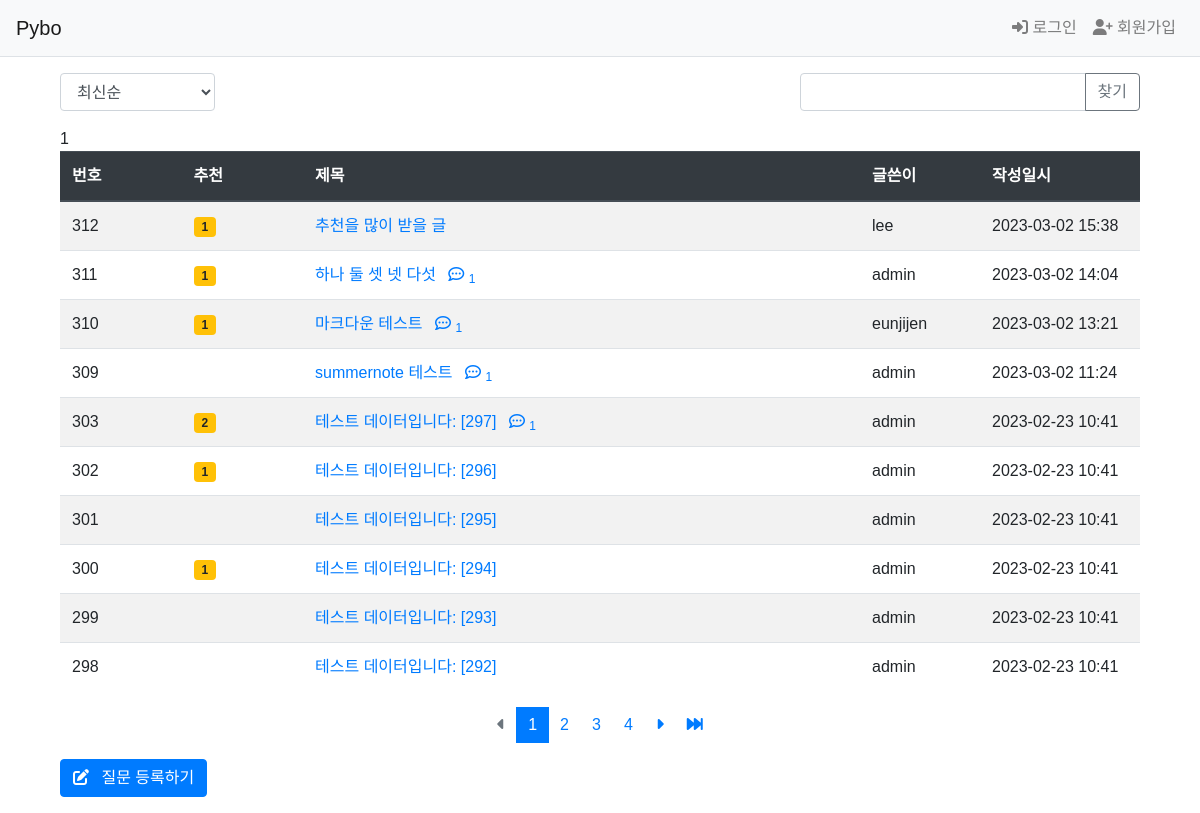
Screenshot of /pybo/ with the database file from the repository.
### pybo/models.py (models this page shows, shortened)
class Question(models.Model):
    author = models.ForeignKey(User, on_delete=models.CASCADE, related_name='author_question')
    subject = models.CharField('제목', max_length=200,
                               help_text='질문의 제목을 한 줄로 작성하세요.')
    content = models.TextField('내용', help_text='질문의 내용을 상세히 작성하세요.')
    create_date = models.DateTimeField('생성일')
    modify_date = models.DateTimeField(null=True, blank=True)
    voter=models.ManyToManyField(User, related_name='voter_question')

### pybo/views/base_views.py (the view, shortened to what this page needs)
# urls.py: path('', base_views.index, name='index'), # '/'에 해당되는 path
def index(request):
    page = request.GET.get('page', '1')
    kw = request.GET.get('kw','')
    so = request.GET.get('so', 'recent')  # 정렬 기준
    if so == 'recommend':
        question_list = Question.objects.annotate(
            num_voter = Count('voter')).order_by('-num_voter', '-create_date')
    elif so == 'popular':
        question_list = Question.objects.annotate(
            num_answer = Count('answer')).order_by('-num_answer', '-create_date')
    else:
        question_list = Question.objects.order_by('-create_date')
    paginator = Paginator(question_list, 10)  # 페이지당 10개씩
    page_obj = paginator.get_page(page)
    context = {
        'question_list': page_obj,
        'kw': kw,
        'page': page,
        'so': so
        }
    return render(request, 'pybo/question_list.html', context)

### templates/pybo/question_list.html (shortened to what this page needs)
{% extends 'base.html' %}
{% load pybo_filter %}
{% block content %}
  <div class="container my-3">
    <div class="row justify-content-between my-3">
      <div class="col-2">
        <select class="form-control so">
          <option value="recent" {% if so == 'recent' %} selected{% endif %}>최신순</option>
        </select>
      </div>
      <div class="col-4 input-group">
        <input type="text" class="form-control kw" value="{{ kw|default_if_none:'' }}">
        <div class="input-group-append">
          <button class="btn btn-outline-secondary" type="button" id="btn_search">찾기</button>
        </div>
      </div>
    </div>
    {{request.kw}}{{page}}
    <table class="table table-striped table-hover">
      <thead>
        <tr class="thead-dark">
          <th>번호</th>
          <th>추천</th>
          <th>제목</th>
          <th style="width:120px">글쓴이</th>
          <th style="width:160px">작성일시</th>
        </tr>
      </thead>
      <tbody>
        {% if question_list %}
          {% for question in question_list %}
            <tr>
              <td>{{ question.id }}</td>
              <td>
                {% if question.voter.all.count > 0 %}
                  <span class="badge badge-warning px-2 py-1">
                    {{question.voter.all.count}}
                  </span>
                  {%endif%}
                </td>
                <td>
                  <a href="{% url 'pybo:detail' question.id %}">
                    {{ question.subject }}
                    {% if question.answer_set.count %}
                      <span class="ml-2">
                        <i class="fa-regular fa-comment-dots"></i>
                        <sub>{{question.answer_set.count}}</sub>
                      </span>
                    {% endif %}
                  </a>
                </td>
                <td>{{ question.author.username }}</td>
                <td>{{ question.create_date | date:'Y-m-d H:i'}}</td>
              </tr>
            {% endfor %}
          {% else %}
            <tr>
              <td colspan="3">질문이 없습니다.</td>
            </tr>
          {% endif %}
        </tbody>
      </table>
      {% include 'pybo/pagination.html' %}
      <a href="{% url 'pybo:question_create' %}" class="btn btn-primary">
        <i class="fa-solid fa-pen-to-square mr-2"></i>
        질문 등록하기</a>
    </div>
  {% endblock content %}

### static/style.css (style rules this page uses)
* { font-family: 'Noto Sans KR', sans-serif; }

### rows the page displays
Question: id "312", voter.all.count "1", subject "추천을 많이 받을 글", author.username "lee", create_date "2023-03-02 15:38"
Question: id "311", voter.all.count "1", subject "하나 둘 셋 넷 다섯", answer_set.count "1", author.username "admin", create_date "2023-03-02 14:04"
Question: id "310", voter.all.count "1", subject "마크다운 테스트", answer_set.count "1", author.username "eunjijen", create_date "2023-03-02 13:21"
Question: id "309", subject "summernote 테스트", answer_set.count "1", author.username "admin", create_date "2023-03-02 11:24"
Question: id "303", voter.all.count "2", subject "테스트 데이터입니다: [297]", answer_set.count "1", author.username "admin", create_date "2023-02-23 10:41"
Question: id "302", voter.all.count "1", subject "테스트 데이터입니다: [296]", author.username "admin", create_date "2023-02-23 10:41"
Question: id "301", subject "테스트 데이터입니다: [295]", author.username "admin", create_date "2023-02-23 10:41"
Question: id "300", voter.all.count "1", subject "테스트 데이터입니다: [294]", author.username "admin", create_date "2023-02-23 10:41"
Question: id "299", subject "테스트 데이터입니다: [293]", author.username "admin", create_date "2023-02-23 10:41"
Question: id "298", subject "테스트 데이터입니다: [292]", author.username "admin", create_date "2023-02-23 10:41"

### other values shown
{{ page }} "1"
{{ page_number }} "1"
{{ page_number }} "2" "3" "4"
